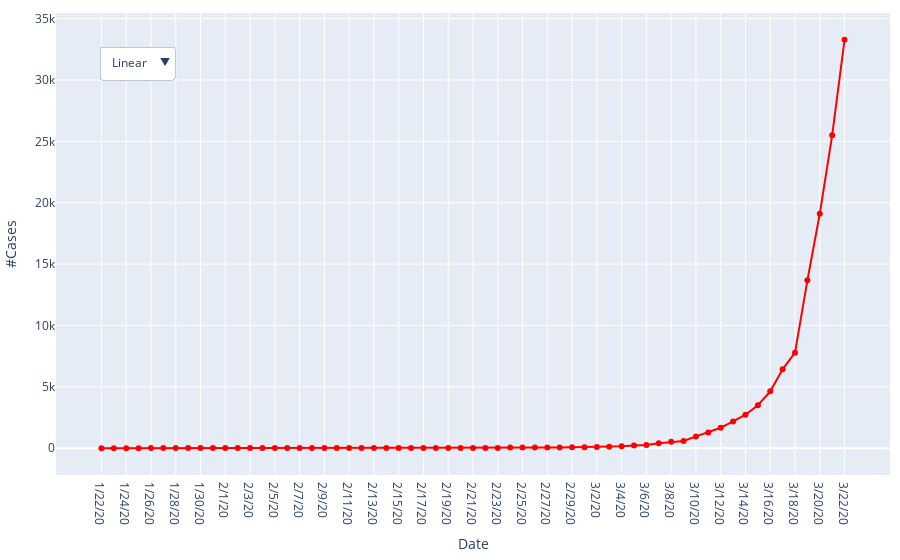

This figure's notebook cell:
### Markdown cell above
Now we will start using plotly to make interactive plots we can show on a web site. For this first one, we will show the same time-series data, but in one plot with a dropdown menu that lets you select log or linear y axis. Ironically, *these plotly graphs will not show* when you are viewing this notebook in Github you need to run it in interactive mode.

### Code cell
# Plot in plotly with dropdown to select log vs linear
fig_time_dropit = go.Figure()
fig_time_dropit.add_trace(go.Scatter(x=covid_time.index.values, y=covid_time.values,
                    mode='lines+markers',
                    name='Covid over Time',
                    line_color='red'))

fig_time_dropit.update_layout(
    updatemenus=[
        dict(
            buttons=list([
                dict(label="Linear",
                    method="update",
                    args = [{'title': 'Linear scale'},
                            {'yaxis': {'type': 'linear'}}] ),
                dict(label="Log",
                    method="update",
                    args = [{'title': 'Log scale'},
                            {'yaxis': {'type': 'log'}}] )
            ]),
            direction="down",
            pad={"l": 10, "b": 10, "r": 10, "t": 10},
            showactive=True,
            x=0.04,
            xanchor="left",
            y=0.95,
            yanchor="top"),
    ],
    xaxis_title = "Date",
    yaxis_title = "#Cases",
    margin=dict(
        l=10,
        r=10,
        b=10,
        t=10,
        pad=0
    ),
)
fig_time_dropit.show()

#If you want a title. add following to update_layout:
#    title={'text': "Coronavirus Incidence over Time",
#           'y':0.85,
#           'x':0.5,
#           'xanchor': 'center',
#           'yanchor': 'top'},

### Figure 1 — Plotly figure (JSON) as saved in the notebook; plotly's stock layout.template omitted (floating-point values rounded to 4 significant figures)
{"data": [{"line": {"color": "red"}, "mode": "lines+markers", "name": "Covid over Time", "type": "scatter", "x": ["1/22/20", "1/23/20", "1/24/20", "1/25/20", "1/26/20", "1/27/20", "1/28/20", "1/29/20", "1/30/20", "1/31/20", "2/1/20", "2/2/20", "2/3/20", "2/4/20", "2/5/20", "2/6/20", "2/7/20", "2/8/20", "2/9/20", "2/10/20", "2/11/20", "2/12/20", "2/13/20", "2/14/20", "2/15/20", "2/16/20", "2/17/20", "2/18/20", "2/19/20", "2/20/20", "2/21/20", "2/22/20", "2/23/20", "2/24/20", "2/25/20", "2/26/20", "2/27/20", "2/28/20", "2/29/20", "3/1/20", "3/2/20", "3/3/20", "3/4/20", "3/5/20", "3/6/20", "3/7/20", "3/8/20", "3/9/20", "3/10/20", "3/11/20", "3/12/20", "3/13/20", "3/14/20", "3/15/20", "3/16/20", "3/17/20", "3/18/20", "3/19/20", "3/20/20", "3/21/20", "3/22/20"], "y": [1, 1, 2, 2, 5, 5, 5, 5, 5, 7, 8, 8, 11, 11, 11, 11, 11, 11, 11, 11, 12, 12, 13, 13, 13, 13, 13, 13, 13, 13, 15, 15, 15, 51, 51, 57, 58, 60, 68, 74, 98, 118, 149, 217, 262, 402, 518, 583, 959, 1281, 1663, 2179, 2727, 3499, 4632, 6421, 7783, 13677, 19100, 25489, 33272]}], "layout": {"margin": {"b": 10, "l": 10, "pad": 0, "r": 10, "t": 10}, "updatemenus": [{"buttons": [{"args": [{"title": "Linear scale"}, {"yaxis": {"type": "linear"}}], "label": "Linear", "method": "update"}, {"args": [{"title": "Log scale"}, {"yaxis": {"type": "log"}}], "label": "Log", "method": "update"}], "direction": "down", "pad": {"b": 10, "l": 10, "r": 10, "t": 10}, "showactive": true, "x": 0.04, "xanchor": "left", "y": 0.95, "yanchor": "top"}], "xaxis": {"title": {"text": "Date"}}, "yaxis": {"title": {"text": "#Cases"}}}}
